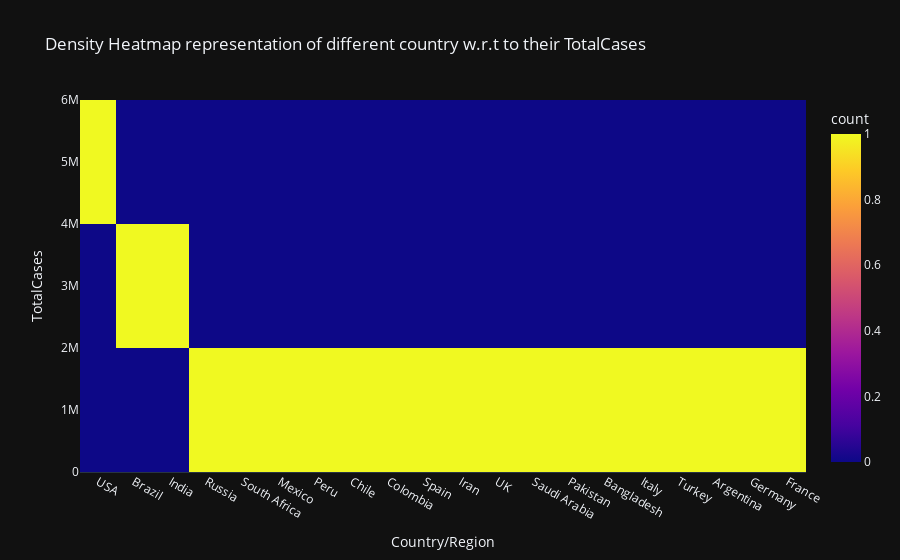
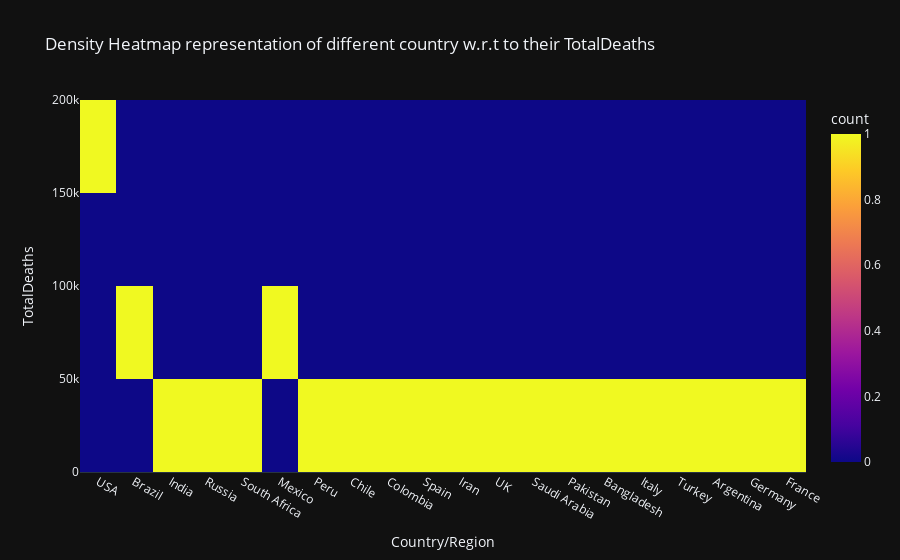
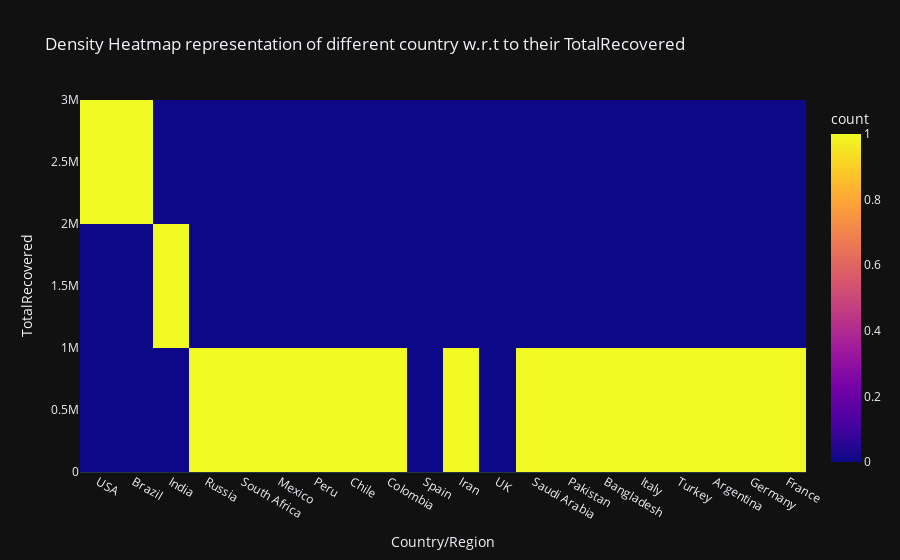
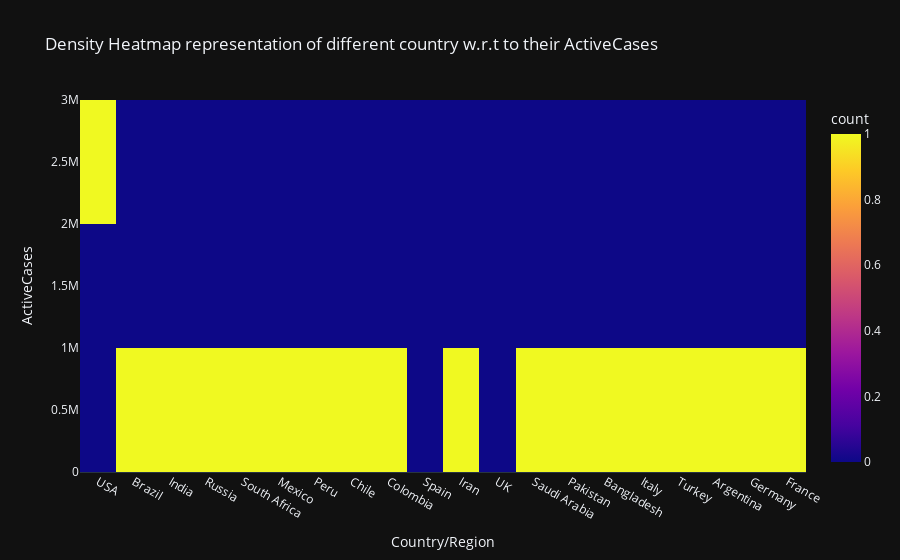

Source (notebook cell) for these figures, in order:
### Code cell
columns = ['TotalCases', 'TotalDeaths', 'TotalRecovered', 'ActiveCases']
for i in columns:
    fig = px.density_heatmap(worldometer_data [0:20], x='Country/Region', y=i, title = 'Density Heatmap representation of different country w.r.t to their {}'.format(i), template='plotly_dark')
    fig.show()

#px.density_heatmap : plotly express density heatmap function

### Figure 1 — Plotly figure (JSON) as saved in the notebook; plotly's stock layout.template omitted (floating-point values rounded to 4 significant figures)
{"data": [{"coloraxis": "coloraxis", "hovertemplate": "Country/Region=%{x}<br>TotalCases=%{y}<br>count=%{z}<extra></extra>", "name": "", "type": "histogram2d", "x": ["USA", "Brazil", "India", "Russia", "South Africa", "Mexico", "Peru", "Chile", "Colombia", "Spain", "Iran", "UK", "Saudi Arabia", "Pakistan", "Bangladesh", "Italy", "Turkey", "Argentina", "Germany", "France"], "xaxis": "x", "xbingroup": "x", "y": [5032179, 2917562, 2025409, 871894, 538184, 462690, 455409, 366671, 357710, 354530, 320117, 308134, 284226, 281863, 249651, 249204, 237265, 228195, 215210, 195633], "yaxis": "y", "ybingroup": "y"}], "layout": {"coloraxis": {"colorbar": {"title": {"text": "count"}}, "colorscale": [[0, "#0d0887"], [0.1111, "#46039f"], [0.2222, "#7201a8"], [0.3333, "#9c179e"], [0.4444, "#bd3786"], [0.5556, "#d8576b"], [0.6667, "#ed7953"], [0.7778, "#fb9f3a"], [0.8889, "#fdca26"], [1, "#f0f921"]]}, "legend": {"tracegroupgap": 0}, "title": {"text": "Density Heatmap representation of different country w.r.t to their TotalCases"}, "xaxis": {"anchor": "y", "domain": [0, 1], "title": {"text": "Country/Region"}}, "yaxis": {"anchor": "x", "domain": [0, 1], "title": {"text": "TotalCases"}}}}

### Figure 2 — Plotly figure (JSON) as saved in the notebook; plotly's stock layout.template omitted (floating-point values rounded to 4 significant figures)
{"data": [{"coloraxis": "coloraxis", "hovertemplate": "Country/Region=%{x}<br>TotalDeaths=%{y}<br>count=%{z}<extra></extra>", "name": "", "type": "histogram2d", "x": ["USA", "Brazil", "India", "Russia", "South Africa", "Mexico", "Peru", "Chile", "Colombia", "Spain", "Iran", "UK", "Saudi Arabia", "Pakistan", "Bangladesh", "Italy", "Turkey", "Argentina", "Germany", "France"], "xaxis": "x", "xbingroup": "x", "y": [162800.0, 98640.0, 41640.0, 14610.0, 9604.0, 50520.0, 20420.0, 9889.0, 11940.0, 28500.0, 17980.0, 46410.0, 3055.0, 6035.0, 3306.0, 35190.0, 5798.0, 4251.0, 9252.0, 30310.0], "yaxis": "y", "ybingroup": "y"}], "layout": {"coloraxis": {"colorbar": {"title": {"text": "count"}}, "colorscale": [[0, "#0d0887"], [0.1111, "#46039f"], [0.2222, "#7201a8"], [0.3333, "#9c179e"], [0.4444, "#bd3786"], [0.5556, "#d8576b"], [0.6667, "#ed7953"], [0.7778, "#fb9f3a"], [0.8889, "#fdca26"], [1, "#f0f921"]]}, "legend": {"tracegroupgap": 0}, "title": {"text": "Density Heatmap representation of different country w.r.t to their TotalDeaths"}, "xaxis": {"anchor": "y", "domain": [0, 1], "title": {"text": "Country/Region"}}, "yaxis": {"anchor": "x", "domain": [0, 1], "title": {"text": "TotalDeaths"}}}}

### Figure 3 — Plotly figure (JSON) as saved in the notebook; plotly's stock layout.template omitted (floating-point values rounded to 4 significant figures)
{"data": [{"coloraxis": "coloraxis", "hovertemplate": "Country/Region=%{x}<br>TotalRecovered=%{y}<br>count=%{z}<extra></extra>", "name": "", "type": "histogram2d", "x": ["USA", "Brazil", "India", "Russia", "South Africa", "Mexico", "Peru", "Chile", "Colombia", "Spain", "Iran", "UK", "Saudi Arabia", "Pakistan", "Bangladesh", "Italy", "Turkey", "Argentina", "Germany", "France"], "xaxis": "x", "xbingroup": "x", "y": [2577000.0, 2048000.0, 1377000.0, 676400.0, 387300.0, 308800.0, 310300.0, 340200.0, 192400.0, NaN, 277500.0, NaN, 247100.0, 256100.0, 143800.0, 201300.0, 220500.0, 99850.0, 196200.0, 82460.0], "yaxis": "y", "ybingroup": "y"}], "layout": {"coloraxis": {"colorbar": {"title": {"text": "count"}}, "colorscale": [[0, "#0d0887"], [0.1111, "#46039f"], [0.2222, "#7201a8"], [0.3333, "#9c179e"], [0.4444, "#bd3786"], [0.5556, "#d8576b"], [0.6667, "#ed7953"], [0.7778, "#fb9f3a"], [0.8889, "#fdca26"], [1, "#f0f921"]]}, "legend": {"tracegroupgap": 0}, "title": {"text": "Density Heatmap representation of different country w.r.t to their TotalRecovered"}, "xaxis": {"anchor": "y", "domain": [0, 1], "title": {"text": "Country/Region"}}, "yaxis": {"anchor": "x", "domain": [0, 1], "title": {"text": "TotalRecovered"}}}}

### Figure 4 — Plotly figure (JSON) as saved in the notebook; plotly's stock layout.template omitted (floating-point values rounded to 4 significant figures)
{"data": [{"coloraxis": "coloraxis", "hovertemplate": "Country/Region=%{x}<br>ActiveCases=%{y}<br>count=%{z}<extra></extra>", "name": "", "type": "histogram2d", "x": ["USA", "Brazil", "India", "Russia", "South Africa", "Mexico", "Peru", "Chile", "Colombia", "Spain", "Iran", "UK", "Saudi Arabia", "Pakistan", "Bangladesh", "Italy", "Turkey", "Argentina", "Germany", "France"], "xaxis": "x", "xbingroup": "x", "y": [2293000.0, 771300.0, 606400.0, 180900.0, 141300.0, 103300.0, 124600.0, 16610.0, 153400.0, NaN, 24680.0, NaN, 34080.0, 19770.0, 102500.0, 12690.0, 10920.0, 124100.0, 9758.0, 82860.0], "yaxis": "y", "ybingroup": "y"}], "layout": {"coloraxis": {"colorbar": {"title": {"text": "count"}}, "colorscale": [[0, "#0d0887"], [0.1111, "#46039f"], [0.2222, "#7201a8"], [0.3333, "#9c179e"], [0.4444, "#bd3786"], [0.5556, "#d8576b"], [0.6667, "#ed7953"], [0.7778, "#fb9f3a"], [0.8889, "#fdca26"], [1, "#f0f921"]]}, "legend": {"tracegroupgap": 0}, "title": {"text": "Density Heatmap representation of different country w.r.t to their ActiveCases"}, "xaxis": {"anchor": "y", "domain": [0, 1], "title": {"text": "Country/Region"}}, "yaxis": {"anchor": "x", "domain": [0, 1], "title": {"text": "ActiveCases"}}}}
